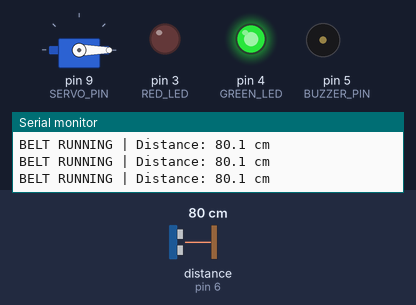
Bench run of a sketch on a simulated Arduino Uno, built with avr-gcc and run on an emulated ATmega328P. On the bench: servo, output pins drawn as LEDs (lit = HIGH), buzzer (waves = sounding), the last lines printed to the serial monitor. Wiring (from diagram.json): ultrasonic range finder: trigger pin 7; echo pin 6. The test bench sets the inputs (shaded band); at power-on: distance to the obstacle (sensor on pin 6) 80 cm. The echo pulse lasts 58.3 µs per cm; pins used as bus, display or sensor lines are not drawn.

Above: at 1.2 s.
1.3 s: distance to the obstacle (sensor on pin 6) set to 18 cm
2.8 s: distance to the obstacle (sensor on pin 6) set to 14 cm
At 4.2 s:
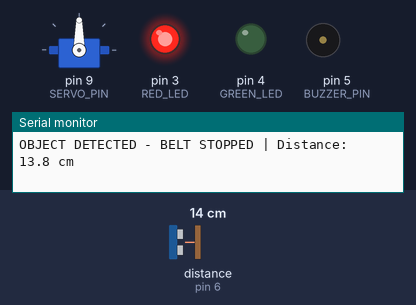
4.5 s: distance to the obstacle (sensor on pin 6) set to 17 cm
6.0 s: distance to the obstacle (sensor on pin 6) set to 20 cm
At 7.3 s:
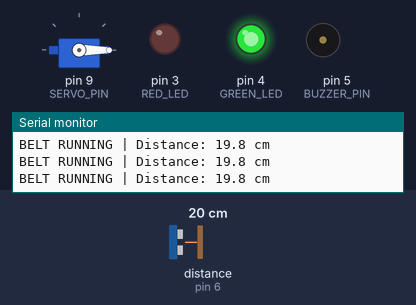
7.6 s: distance to the obstacle (sensor on pin 6) set to 2 cm
At 7.74 s:
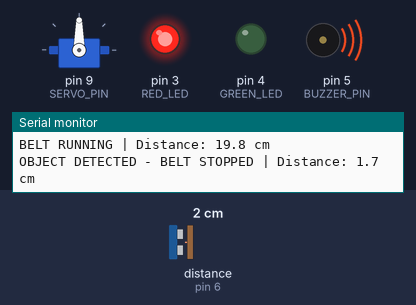
Timing chart, 0 to 10.3 s (numbered marks = the images above; inputs shaded):
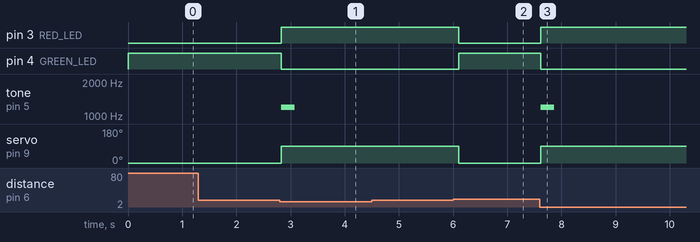

Measured:
- the behaviour switches between 16 and 15 cm on distance to the obstacle (sensor on pin 6) (found by bisection; images 0 and 1)
- the behaviour switches between 18 and 19 cm on distance to the obstacle (sensor on pin 6) (found by bisection; images 1 and 2)
- after the input at 2.8 s, pin 3 (RED_LED): LOW → HIGH at once; pin 4 (GREEN_LED): HIGH → LOW at once; tone on pin 5 (BUZZER_PIN): silent → 1200 Hz at once, → silent 0.25 s later; servo on pin 9 (SERVO_PIN): 0° → 90° at once
- after the input at 6.0 s, pin 3 (RED_LED): HIGH → LOW after 0.11 s; pin 4 (GREEN_LED): LOW → HIGH after 0.11 s; servo on pin 9 (SERVO_PIN): 90° → 0° after 0.11 s
- after the input at 7.6 s, pin 3 (RED_LED): LOW → HIGH at once; pin 4 (GREEN_LED): HIGH → LOW at once; tone on pin 5 (BUZZER_PIN): silent → 1200 Hz at once, → silent 0.25 s later; servo on pin 9 (SERVO_PIN): 0° → 90° at once

The sketch:

sketch.ino
```cpp
#include <Servo.h>

const byte TRIG_PIN = 7;
const byte ECHO_PIN = 6;
const byte SERVO_PIN = 9;
const byte GREEN_LED = 4;
const byte RED_LED = 3;
const byte BUZZER_PIN = 5;

const float STOP_DISTANCE_CM = 15.0;
const float RESUME_DISTANCE_CM = 18.0;

Servo diverter;
bool objectDetected = false;
bool buzzerAlreadyUsed = false;

float readDistanceCm() {
  digitalWrite(TRIG_PIN, LOW);
  delayMicroseconds(2);
  digitalWrite(TRIG_PIN, HIGH);
  delayMicroseconds(10);
  digitalWrite(TRIG_PIN, LOW);

  unsigned long duration = pulseIn(ECHO_PIN, HIGH, 30000UL);
  if (duration == 0) return 400.0;  // No echo = treat as clear
  return duration / 58.0;
}

void setup() {
  Serial.begin(9600);
  pinMode(TRIG_PIN, OUTPUT);
  pinMode(ECHO_PIN, INPUT);
  pinMode(GREEN_LED, OUTPUT);
  pinMode(RED_LED, OUTPUT);
  pinMode(BUZZER_PIN, OUTPUT);

  diverter.attach(SERVO_PIN);
  diverter.write(0);

  digitalWrite(GREEN_LED, HIGH);
  digitalWrite(RED_LED, LOW);
  noTone(BUZZER_PIN);

  Serial.println("SMART CONVEYOR BELT SYSTEM");
  Serial.println("Adjust the HC-SR04 distance slider to test.");
}

void loop() {
  float distance = readDistanceCm();

  // Hysteresis helps prevent rapid switching around the threshold.
  if (!objectDetected && distance <= STOP_DISTANCE_CM) {
    objectDetected = true;
    buzzerAlreadyUsed = false;
  } else if (objectDetected && distance >= RESUME_DISTANCE_CM) {
    objectDetected = false;
    buzzerAlreadyUsed = false;
  }

  if (objectDetected) {
    // Stop simulated belt and activate sorting gate.
    digitalWrite(GREEN_LED, LOW);
    digitalWrite(RED_LED, HIGH);
    diverter.write(90);

    if (!buzzerAlreadyUsed) {
      tone(BUZZER_PIN, 1200, 250);
      buzzerAlreadyUsed = true;
    }

    Serial.print("OBJECT DETECTED - BELT STOPPED | Distance: ");
    Serial.print(distance, 1);
    Serial.println(" cm");
  } else {
    // Belt is clear: resume.
    digitalWrite(GREEN_LED, HIGH);
    digitalWrite(RED_LED, LOW);
    diverter.write(0);
    noTone(BUZZER_PIN);

    Serial.print("BELT RUNNING | Distance: ");
    Serial.print(distance, 1);
    Serial.println(" cm");
  }

  delay(250);
}
```
